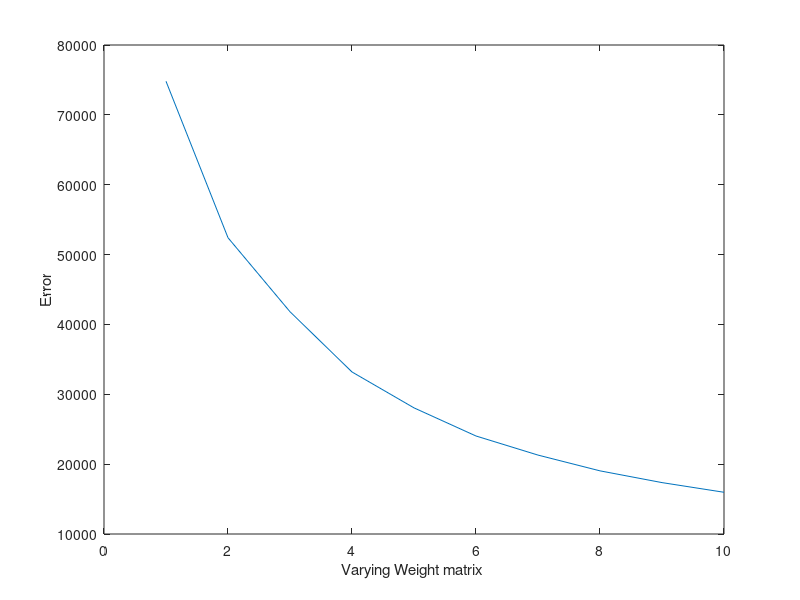

The MATLAB script that drew this image:
function [Weight] = train

clear all;
format long;
close all;
%%
load ('X.mat');
x=X;
rW_=zeros(11,1);
rW_(2)=2000;
rW_(3)=1979;
rW_(4)=1999;
rW_(5)=2000;
rW_(6)=2000;
rW_(7)=2000;
rW_(8)=2000;
rW_(9)=2000;
rW_(10)=2000;
rW_(11)=2000;
[row,col]=size(x);

%%
Weight= rand(513,10);
Target=zeros(row,10);
r=1;
r1=1;
for i=1:10
    r=rW_(i)+r;
    r1=rW_(i+1)+r1;
    for j=r:(r1-1)
        Target(j,i)= 1;
    end
end

%%
%activation fuction and softmax function
act_ftn = x*Weight ;
y1=bsxfun(@rdivide,exp(act_ftn),sum(exp(act_ftn),2));

 %%
% find del E and error
del_E=((y1-Target)'*x)';
E= sum( sum( Target.* log(y1) ) );
E= -E;

%%
%find minimum value
old_Error = inf;
new_Error = E;
eta = 0.00003;

for i=1:10
    Weight = Weight - (eta*del_E);
    del_E_old=del_E;
    act_ftn = x*Weight ;
    y1=bsxfun(@rdivide,exp(act_ftn),sum(exp(act_ftn),2));
    del_E = ((y1-Target)'*x)';
    old_Error = new_Error;
    new_Error = sum( sum( Target.*( log(y1) ) ) );
    new_Error = -new_Error
    if (new_Error < old_Error)
        old_Error=new_Error;
    else
        Weight=Weight+(eta*del_E_old);
        del_E=del_E_old;
        eta=0.75*eta;
    end
    error(i)= new_Error;       
end
plot(1:10,error);
xlabel('Varying Weight matrix ');
ylabel('Error');
end